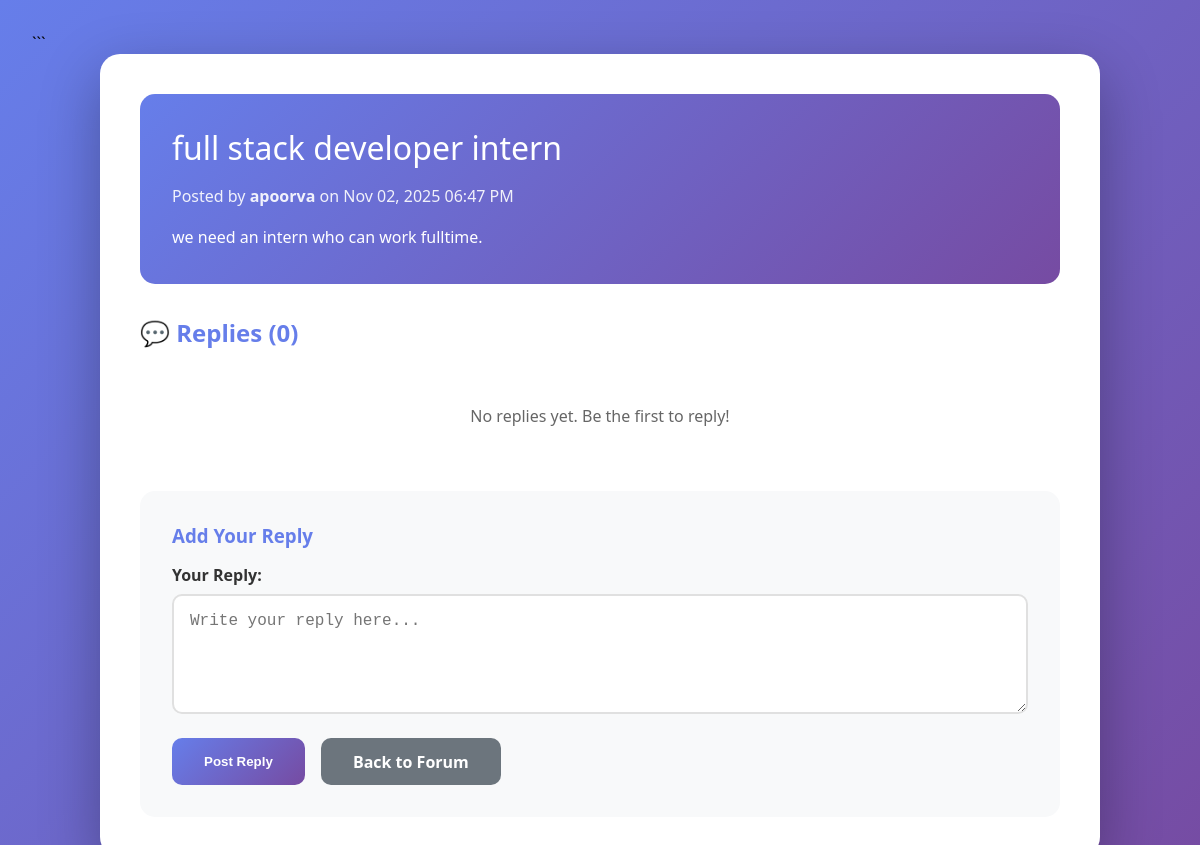
/alumni_forum_reply.php?id=1 (signed in), run on the app's committed database.
### tables this page shows
CREATE TABLE `forumdata` (
  `eforum_id` int(11) NOT NULL,
  `eforum_title` varchar(250) NOT NULL,
  `eforum_author` varchar(50) DEFAULT NULL,
  `eforum_content` text DEFAULT NULL,
  `eforum_tags` varchar(50) DEFAULT NULL,
  `eforum_time` timestamp NOT NULL DEFAULT current_timestamp()
);

### alumni_forum_reply.php (the view, shortened to what this page needs)
<?php
include_once 'db_config.php';
$post_id = mysqli_real_escape_string($conn, $_GET['id']);
$post_query = "SELECT * FROM forumdata WHERE eforum_id = $post_id";
$post_result = mysqli_query($conn, $post_query);
$post = mysqli_fetch_assoc($post_result);
$replies_query = "SELECT * FROM forum_reply WHERE forum_topic = '{$post['eforum_title']}' ORDER BY forum_reply_time DESC";
$replies = mysqli_query($conn, $replies_query);
?>
<!DOCTYPE html>
<html lang="en">
<head>
</head>
<body>
    <div class="container">
        <div class="post-detail">
            <div class="post-title"><?php echo $post['eforum_title']; ?></div>
            <div class="post-meta">
                Posted by <strong><?php echo $post['eforum_author']; ?></strong>
                on <?php echo date('M d, Y h:i A', strtotime($post['eforum_time'])); ?>
            </div>
            <div class="post-content"><?php echo nl2br($post['eforum_content']); ?></div>
        </div>
        <div class="replies-section">
            <h2>💬 Replies (<?php echo mysqli_num_rows($replies); ?>)</h2>
            <?php if (mysqli_num_rows($replies) == 0): ?>
                <p style="text-align: center; color: #666; padding: 2rem;">No replies yet. Be the first to reply!</p>
            <?php endif; ?>
        </div>
        <div class="reply-form">
            <h3 style="color: #667eea; margin-bottom: 1rem;">Add Your Reply</h3>
            <form method="POST" action="">
                <div class="form-group">
                    <label>Your Reply:</label>
                    <textarea name="reply_message" placeholder="Write your reply here..." required></textarea>
                </div>
                <div class="btn-group">
                    <button type="submit" class="btn btn-primary">Post Reply</button>
                    <a href="forum_list.php" class="btn btn-secondary">Back to Forum</a>
                </div>
            </form>
        </div>
    </div>
</body>
</html>

### alumni_forum_reply.php (style rules this page uses)
* { margin: 0; padding: 0; box-sizing: border-box; }
body { font-family: 'Segoe UI', Tahoma, Geneva, Verdana, sans-serif; background: linear-gradient(135deg, #667eea 0%, #764ba2 100%); min-height: 100vh; padding: 2rem; }
.container { max-width: 1000px; margin: 0 auto; background: white; border-radius: 20px; padding: 2.5rem; box-shadow: 0 20px 60px rgba(0, 0, 0, 0.3); }
.post-detail { background: linear-gradient(135deg, #667eea 0%, #764ba2 100%); color: white; padding: 2rem; border-radius: 15px; margin-bottom: 2rem; }
.post-title { font-size: 2rem; margin-bottom: 1rem; }
.post-meta { opacity: 0.9; margin-bottom: 1rem; }
.post-content { line-height: 1.8; }
.replies-section { margin-top: 2rem; }
h2 { color: #667eea; margin-bottom: 1.5rem; }
.reply-form { background: #f8f9fa; padding: 2rem; border-radius: 15px; margin-top: 2rem; }
.form-group { margin-bottom: 1.5rem; }
.form-group label { display: block; margin-bottom: 0.5rem; font-weight: 600; color: #333; }
.form-group textarea { width: 100%; padding: 1rem; border: 2px solid #e0e0e0; border-radius: 10px; min-height: 120px; font-size: 1rem; resize: vertical; }
.btn-group { display: flex; gap: 1rem; }
.btn { padding: 0.8rem 2rem; border: none; border-radius: 10px; font-weight: 600; cursor: pointer; text-decoration: none; display: inline-block; }
.btn-primary { background: linear-gradient(135deg, #667eea 0%, #764ba2 100%); color: white; }
.btn-secondary { background: #6c757d; color: white; }

### data on the page
forumdata: eforum_title "full stack developer intern", eforum_author "apoorva", eforum_time "Nov 02, 2025 06:47 PM", eforum_content "we need an intern who can work fulltime."

### other printed values
mysqli_num_rows($replies) "0"
